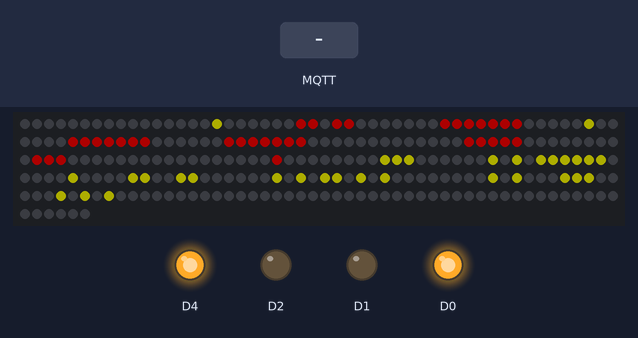
A sketch run on a simulated ESP8266 (NodeMCU). Parts: 256 RGB LEDs in strip order, left to right, continuing on the next row, output pins drawn as LEDs (lit = HIGH). The test bench sets the inputs (shaded band). Dim RGB values are drawn brighter than linear; WiFi joins after 1.5 s; servers stay silent unless stated; no MQTT or app messages arrive unless stated.

Above: at 2.79 s.
2.8 s: MQTT message "Heart" arrives on the first subscribed topic
At 3.5 s:
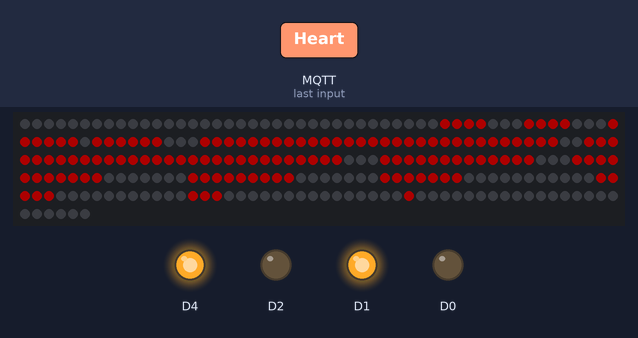
4.3 s: MQTT message "Friendzone" arrives on the first subscribed topic
At 5.2 s:
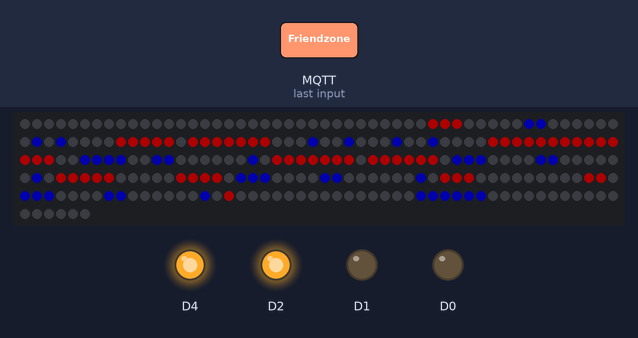
5.8 s: MQTT message "Default" arrives on the first subscribed topic
At 12.8 s:
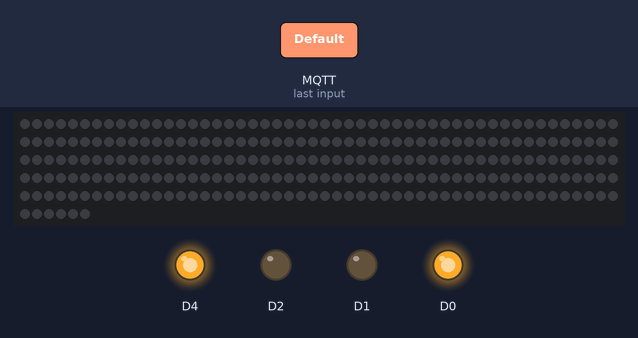
Timing chart, 0 to 14.3 s (numbered marks = the images above; inputs shaded):
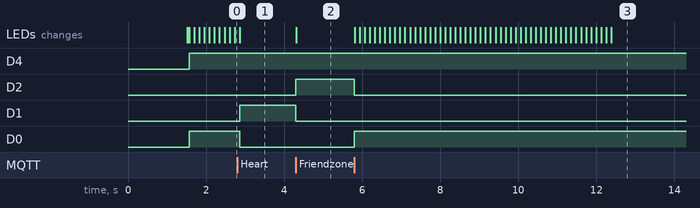

The sketch:

mqtt-ws2812b.ino
```cpp
#include <Adafruit_NeoPixel.h>
#include <ESP8266WiFi.h>
#include <ESP8266WiFiMulti.h>
#include <ESP8266HTTPClient.h>
#include <PubSubClient.h>

#define LED_PIN    D5
#define LED_COUNT 256
#define mqtt_server "broker.hivemq.com"
#define DEFAULT_ROW 16
const uint16_t mqtt_port = 1883;

Adafruit_NeoPixel strip(LED_COUNT, LED_PIN, NEO_GRB + NEO_KHZ800);
ESP8266WiFiMulti WiFiMulti;
WiFiClient espClient;
PubSubClient client(espClient);

class Vecto{
  public:
    int v[256] = { 0 };
  public:
    void setElement(byte i, int j);
    int getElement(byte i);
};
void Vecto::setElement(byte i, int j){
  v[i] = j;
}
int Vecto::getElement(byte i){
  return v[i];
}

class Display{
  public:
    byte row = DEFAULT_ROW;
    byte col = 16;
    int table[DEFAULT_ROW][256] = { 0x000000 };
  public:
    Display();
    Display(byte c);
    void setColumn(byte c);
    void setColor(byte i, byte j, int color);
    void resetColor();
    void decrease();
    Vecto convert();
};
Display::Display(){
  col = 96;
  table[1][1]=0xffff00;
  table[1][2]=0xffff00;
  table[1][3]=0xffff00;
  table[1][4]=0xffff00;
  table[1][5]=0xffff00;
  table[1][6]=0xffff00;
  table[1][7]=0xffff00;
  table[1][9]=0xffff00;
  table[1][16]=0xff0000;
  table[1][17]=0xff0000;
  table[1][19]=0xff0000;
  table[1][20]=0xff0000;
  table[1][45]=0xff0000;
  table[1][46]=0xff0000;
  table[1][48]=0xff0000;
  table[1][49]=0xff0000;
  table[2][4]=0xffff00;
  table[2][9]=0xffff00;
  table[2][15]=0xff0000;
  table[2][16]=0xff0000;
  table[2][17]=0xff0000;
  table[2][18]=0xff0000;
  table[2][19]=0xff0000;
  table[2][20]=0xff0000;
  table[2][21]=0xff0000;
  table[2][44]=0xff0000;
  table[2][45]=0xff0000;
  table[2][46]=0xff0000;
  table[2][47]=0xff0000;
  table[2][48]=0xff0000;
  table[2][49]=0xff0000;
  table[2][50]=0xff0000;
  table[3][4]=0xffff00;
  table[3][8]=0xffff00;
  table[3][15]=0xff0000;
  table[3][16]=0xff0000;
  table[3][17]=0xff0000;
  table[3][18]=0xff0000;
  table[3][19]=0xff0000;
  table[3][20]=0xff0000;
  table[3][21]=0xff0000;
  table[3][34]=0xffff00;
  table[3][44]=0xff0000;
  table[3][45]=0xff0000;
  table[3][46]=0xff0000;
  table[3][47]=0xff0000;
  table[3][48]=0xff0000;
  table[3][49]=0xff0000;
  table[3][50]=0xff0000;
  table[3][54]=0xffff00;
  table[4][4]=0xffff00;
  table[4][15]=0xff0000;
  table[4][16]=0xff0000;
  table[4][17]=0xff0000;
  table[4][18]=0xff0000;
  table[4][19]=0xff0000;
  table[4][20]=0xff0000;
  table[4][21]=0xff0000;
  table[4][34]=0xffff00;
  table[4][44]=0xff0000;
  table[4][45]=0xff0000;
  table[4][46]=0xff0000;
  table[4][47]=0xff0000;
  table[4][48]=0xff0000;
  table[4][49]=0xff0000;
  table[4][50]=0xff0000;
  table[4][54]=0xffff00;
  table[5][4]=0xffff00;
  table[5][16]=0xff0000;
  table[5][17]=0xff0000;
  table[5][18]=0xff0000;
  table[5][19]=0xff0000;
  table[5][20]=0xff0000;
  table[5][34]=0xffff00;
  table[5][45]=0xff0000;
  table[5][46]=0xff0000;
  table[5][47]=0xff0000;
  table[5][48]=0xff0000;
  table[5][49]=0xff0000;
  table[5][54]=0xffff00;
  table[6][4]=0xffff00;
  table[6][17]=0xff0000;
  table[6][18]=0xff0000;
  table[6][19]=0xff0000;
  table[6][34]=0xffff00;
  table[6][46]=0xff0000;
  table[6][47]=0xff0000;
  table[6][48]=0xff0000;
  table[6][54]=0xffff00;
  table[7][4]=0xffff00;
  table[7][18]=0xff0000;
  table[7][34]=0xffff00;
  table[7][47]=0xff0000;
  table[7][54]=0xffff00;
  table[8][4]=0xffff00;
  table[8][9]=0xffff00;
  table[8][11]=0xffff00;
  table[8][13]=0xffff00;
  table[8][20]=0xffff00;
  table[8][21]=0xffff00;
  table[8][22]=0xffff00;
  table[8][25]=0xffff00;
  table[8][26]=0xffff00;
  table[8][27]=0xffff00;
  table[8][34]=0xffff00;
  table[8][37]=0xffff00;
  table[8][38]=0xffff00;
  table[8][39]=0xffff00;
  table[8][42]=0xffff00;
  table[8][44]=0xffff00;
  table[8][45]=0xffff00;
  table[8][49]=0xffff00;
  table[8][50]=0xffff00;
  table[8][51]=0xffff00;
  table[8][54]=0xffff00;
  table[8][56]=0xffff00;
  table[8][60]=0xffff00;
  table[9][4]=0xffff00;
  table[9][9]=0xffff00;
  table[9][10]=0xffff00;
  table[9][11]=0xffff00;
  table[9][12]=0xffff00;
  table[9][13]=0xffff00;
  table[9][19]=0xffff00;
  table[9][24]=0xffff00;
  table[9][28]=0xffff00;
  table[9][34]=0xffff00;
  table[9][36]=0xffff00;
  table[9][40]=0xffff00;
  table[9][42]=0xffff00;
  table[9][43]=0xffff00;
  table[9][46]=0xffff00;
  table[9][48]=0xffff00;
  table[9][52]=0xffff00;
  table[9][54]=0xffff00;
  table[9][56]=0xffff00;
  table[9][60]=0xffff00;
  table[10][4]=0xffff00;
  table[10][9]=0xffff00;
  table[10][11]=0xffff00;
  table[10][13]=0xffff00;
  table[10][20]=0xffff00;
  table[10][21]=0xffff00;
  table[10][24]=0xffff00;
  table[10][28]=0xffff00;
  table[10][34]=0xffff00;
  table[10][36]=0xffff00;
  table[10][40]=0xffff00;
  table[10][42]=0xffff00;
  table[10][46]=0xffff00;
  table[10][48]=0xffff00;
  table[10][49]=0xffff00;
  table[10][50]=0xffff00;
  table[10][51]=0xffff00;
  table[10][54]=0xffff00;
  table[10][56]=0xffff00;
  table[10][60]=0xffff00;
  table[11][4]=0xffff00;
  table[11][9]=0xffff00;
  table[11][11]=0xffff00;
  table[11][13]=0xffff00;
  table[11][22]=0xffff00;
  table[11][24]=0xffff00;
  table[11][28]=0xffff00;
  table[11][34]=0xffff00;
  table[11][36]=0xffff00;
  table[11][40]=0xffff00;
  table[11][42]=0xffff00;
  table[11][46]=0xffff00;
  table[11][48]=0xffff00;
  table[11][54]=0xffff00;
  table[11][56]=0xffff00;
  table[11][60]=0xffff00;
  table[12][1]=0xffff00;
  table[12][2]=0xffff00;
  table[12][3]=0xffff00;
  table[12][4]=0xffff00;
  table[12][5]=0xffff00;
  table[12][6]=0xffff00;
  table[12][7]=0xffff00;
  table[12][9]=0xffff00;
  table[12][11]=0xffff00;
  table[12][13]=0xffff00;
  table[12][19]=0xffff00;
  table[12][20]=0xffff00;
  table[12][21]=0xffff00;
  table[12][25]=0xffff00;
  table[12][26]=0xffff00;
  table[12][27]=0xffff00;
  table[12][34]=0xffff00;
  table[12][37]=0xffff00;
  table[12][38]=0xffff00;
  table[12][39]=0xffff00;
  table[12][42]=0xffff00;
  table[12][46]=0xffff00;
  table[12][49]=0xffff00;
  table[12][50]=0xffff00;
  table[12][51]=0xffff00;
  table[12][52]=0xffff00;
  table[12][54]=0xffff00;
  table[12][57]=0xffff00;
  table[12][58]=0xffff00;
  table[12][59]=0xffff00;
  table[12][60]=0xffff00;
  table[13][60]=0xffff00;
  table[14][56]=0xffff00;
  table[14][60]=0xffff00;
  table[15][57]=0xffff00;
  table[15][58]=0xffff00;
  table[15][59]=0xffff00;
}
Display::Display(byte c){
  col = c;
}
void Display::setColumn(byte c){
  if (c>256){
    String alert = "Out of column range";
  }else col = c;
}
void Display::setColor(byte i, byte j, int color){
  table[i][j] = color;
}
void Display::resetColor(){
  for (byte i=0; i<row; i++)
    for (byte j=0; j<col; j++) table[i][j] = 0x000000;
}
void Display::decrease(){
  int tmp[16];
  for (byte i=0; i<row; i++) tmp[i] = table[i][0];
  for (byte j=1; j<col; j++)
    for (byte i=0; i<row; i++) table[i][j-1] = table[i][j];
  for (byte i=0; i<row; i++) table[i][col-1] = tmp[i];
}
Vecto Display::convert(){
  Vecto v;
  for (byte i=0; i<16; i++)
    for (byte j=0; j<16; j++)
      if (i%2==0) v.setElement(16*i+j,table[i][15-j]);
      else v.setElement(16*i+j,table[i][j]);
  return v;
}

void textWipe(Vecto v) {
  for (short i=0; i<=255; i++){
    int rgb = v.getElement(i);

    int red = rgb >> 16 ;
    int green = (rgb & 0x00ff00) >> 8;
    int blue = (rgb & 0x0000ff);

    rgb = 0;

    rgb |= red <<16;
    rgb |= blue <<8;
    rgb |= green;
    strip.setPixelColor(i, strip.Color(red, green, blue));
  }
  strip.show();
}

void setup_wifi(){
  WiFiMulti.addAP("Darkin_Wifi", "11042003");
  WiFiMulti.addAP("Darkin_Phone", "11042003");
  while(WiFiMulti.run() != WL_CONNECTED) {
      delay(500);
      for (int i=0; i<10; i++){
        digitalWrite(D4, HIGH);
        delay(500);
        digitalWrite(D4, LOW);
        delay(500);
      }
  }
}

byte count;
byte func = 0;
bool flagRecievedData[21] = { false };

void callback(char* topic, byte* payload, unsigned int length)
{
  char output[length] = "";
  for (int i = 0; i < length; i++){
    output[i] = (char)payload[i];
  }
  String oStr = String(output);
  if (oStr.indexOf("Default")!=-1){
    func = 0;
  }
  if (oStr.indexOf("Heart")!=-1){
    func = 1;
  }
  if (oStr.indexOf("Friendzone")!=-1){
    func = 2;
  }

}
void reconnect()
{
  while (!client.connected())
  {
    if (client.connect("ESP8266_id1","espData",0,0,"offline")){
      client.subscribe("colorData", 0);
    }else{
      for (byte i=0; i<20; i++){
        digitalWrite(D4, HIGH);
        delay(200);
        digitalWrite(D4, LOW);
        delay(200);
      }
      delay(2000);
    }
  }
}

void setup() {
  pinMode(D0, OUTPUT);
  pinMode(D1, OUTPUT);
  pinMode(D2, OUTPUT);
  pinMode(D4, OUTPUT);
  setup_wifi();

  client.setServer(mqtt_server, mqtt_port);
  client.setCallback(callback);

  strip.begin();
  strip.show();
  strip.setBrightness(50);

  strip.setPixelColor(0, strip.Color(255, 0, 0));
  strip.show();

}
Display d0,d1(16); //FIXED BUG FROM DESTROYING OBJECT

void loop() {
  if (!client.connected()){
    reconnect();
  }
  client.loop();

  switch (func){
    case 0:
      if (!flagRecievedData[0]){
        digitalWrite(D0, HIGH);
        digitalWrite(D1, LOW);
        digitalWrite(D2, LOW);
        digitalWrite(D4, HIGH);
        flagRecievedData[0] = true;
        flagRecievedData[1] = false;
        flagRecievedData[2] = false;
      }
      break;
    case 1:
      if (!flagRecievedData[1]){
        digitalWrite(D1, HIGH);
        digitalWrite(D0, LOW);
        digitalWrite(D2, LOW);
        digitalWrite(D4, HIGH);
        flagRecievedData[1] = true;
        flagRecievedData[0] = false;
        flagRecievedData[2] = false;

        d1.resetColor();
        d1.setColor(2,2,0xff0000);
        d1.setColor(2,3,0xff0000);
        d1.setColor(2,4,0xff0000);
        d1.setColor(2,5,0xff0000);
        d1.setColor(2,9,0xff0000);
        d1.setColor(2,10,0xff0000);
        d1.setColor(2,11,0xff0000);
        d1.setColor(2,12,0xff0000);
        d1.setColor(3,1,0xff0000);
        d1.setColor(3,2,0xff0000);
        d1.setColor(3,3,0xff0000);
        d1.setColor(3,4,0xff0000);
        d1.setColor(3,5,0xff0000);
        d1.setColor(3,6,0xff0000);
        d1.setColor(3,8,0xff0000);
        d1.setColor(3,9,0xff0000);
        d1.setColor(3,10,0xff0000);
        d1.setColor(3,11,0xff0000);
        d1.setColor(3,12,0xff0000);
        d1.setColor(3,13,0xff0000);
        d1.setColor(4,0,0xff0000);
        d1.setColor(4,1,0xff0000);
        d1.setColor(4,2,0xff0000);
        d1.setColor(4,3,0xff0000);
        d1.setColor(4,4,0xff0000);
        d1.setColor(4,5,0xff0000);
        d1.setColor(4,6,0xff0000);
        d1.setColor(4,7,0xff0000);
        d1.setColor(4,8,0xff0000);
        d1.setColor(4,9,0xff0000);
        d1.setColor(4,10,0xff0000);
        d1.setColor(4,11,0xff0000);
        d1.setColor(4,12,0xff0000);
        d1.setColor(4,13,0xff0000);
        d1.setColor(4,14,0xff0000);
        d1.setColor(5,0,0xff0000);
        d1.setColor(5,1,0xff0000);
        d1.setColor(5,2,0xff0000);
        d1.setColor(5,3,0xff0000);
        d1.setColor(5,4,0xff0000);
        d1.setColor(5,5,0xff0000);
        d1.setColor(5,6,0xff0000);
        d1.setColor(5,7,0xff0000);
        d1.setColor(5,8,0xff0000);
        d1.setColor(5,9,0xff0000);
        d1.setColor(5,10,0xff0000);
        d1.setColor(5,11,0xff0000);
        d1.setColor(5,12,0xff0000);
        d1.setColor(5,13,0xff0000);
        d1.setColor(5,14,0xff0000);
        d1.setColor(6,0,0xff0000);
        d1.setColor(6,1,0xff0000);
        d1.setColor(6,2,0xff0000);
        d1.setColor(6,3,0xff0000);
        d1.setColor(6,4,0xff0000);
        d1.setColor(6,5,0xff0000);
        d1.setColor(6,6,0xff0000);
        d1.setColor(6,7,0xff0000);
        d1.setColor(6,8,0xff0000);
        d1.setColor(6,9,0xff0000);
        d1.setColor(6,10,0xff0000);
        d1.setColor(6,11,0xff0000);
        d1.setColor(6,12,0xff0000);
        d1.setColor(6,13,0xff0000);
        d1.setColor(6,14,0xff0000);
        d1.setColor(7,0,0xff0000);
        d1.setColor(7,1,0xff0000);
        d1.setColor(7,2,0xff0000);
        d1.setColor(7,3,0xff0000);
        d1.setColor(7,4,0xff0000);
        d1.setColor(7,5,0xff0000);
        d1.setColor(7,6,0xff0000);
        d1.setColor(7,7,0xff0000);
        d1.setColor(7,8,0xff0000);
        d1.setColor(7,9,0xff0000);
        d1.setColor(7,10,0xff0000);
        d1.setColor(7,11,0xff0000);
        d1.setColor(7,12,0xff0000);
        d1.setColor(7,13,0xff0000);
        d1.setColor(7,14,0xff0000);
        d1.setColor(8,1,0xff0000);
        d1.setColor(8,2,0xff0000);
        d1.setColor(8,3,0xff0000);
        d1.setColor(8,4,0xff0000);
        d1.setColor(8,5,0xff0000);
        d1.setColor(8,6,0xff0000);
        d1.setColor(8,7,0xff0000);
        d1.setColor(8,8,0xff0000);
        d1.setColor(8,9,0xff0000);
        d1.setColor(8,10,0xff0000);
        d1.setColor(8,11,0xff0000);
        d1.setColor(8,12,0xff0000);
        d1.setColor(8,13,0xff0000);
        d1.setColor(9,2,0xff0000);
        d1.setColor(9,3,0xff0000);
        d1.setColor(9,4,0xff0000);
        d1.setColor(9,5,0xff0000);
        d1.setColor(9,6,0xff0000);
        d1.setColor(9,7,0xff0000);
        d1.setColor(9,8,0xff0000);
        d1.setColor(9,9,0xff0000);
        d1.setColor(9,10,0xff0000);
        d1.setColor(9,11,0xff0000);
        d1.setColor(9,12,0xff0000);
        d1.setColor(10,3,0xff0000);
        d1.setColor(10,4,0xff0000);
        d1.setColor(10,5,0xff0000);
        d1.setColor(10,6,0xff0000);
        d1.setColor(10,7,0xff0000);
        d1.setColor(10,8,0xff0000);
        d1.setColor(10,9,0xff0000);
        d1.setColor(10,10,0xff0000);
        d1.setColor(10,11,0xff0000);
        d1.setColor(11,4,0xff0000);
        d1.setColor(11,5,0xff0000);
        d1.setColor(11,6,0xff0000);
        d1.setColor(11,7,0xff0000);
        d1.setColor(11,8,0xff0000);
        d1.setColor(11,9,0xff0000);
        d1.setColor(11,10,0xff0000);
        d1.setColor(12,5,0xff0000);
        d1.setColor(12,6,0xff0000);
        d1.setColor(12,7,0xff0000);
        d1.setColor(12,8,0xff0000);
        d1.setColor(12,9,0xff0000);
        d1.setColor(13,6,0xff0000);
        d1.setColor(13,7,0xff0000);
        d1.setColor(13,8,0xff0000);
        d1.setColor(14,7,0xff0000);
        Vecto arr1 = d1.convert();
        textWipe(arr1);
      }
      break;
    case 2:
      if (!flagRecievedData[2]){
        digitalWrite(D2, HIGH);
        digitalWrite(D0, LOW);
        digitalWrite(D1, LOW);
        digitalWrite(D4, HIGH);
        flagRecievedData[2] = true;
        flagRecievedData[0] = false;
        flagRecievedData[1] = false;

        d1.resetColor();
        d1.setColor(2,4,0x0000ff);
        d1.setColor(2,5,0x0000ff);
        d1.setColor(2,11,0xff0000);
        d1.setColor(2,12,0xff0000);
        d1.setColor(2,13,0xff0000);
        d1.setColor(3,3,0x0000ff);
        d1.setColor(3,5,0x0000ff);
        d1.setColor(3,10,0xff0000);
        d1.setColor(3,11,0xff0000);
        d1.setColor(3,12,0xff0000);
        d1.setColor(3,13,0xff0000);
        d1.setColor(3,14,0xff0000);
        d1.setColor(4,2,0x0000ff);
        d1.setColor(4,5,0x0000ff);
        d1.setColor(4,9,0xff0000);
        d1.setColor(4,10,0xff0000);
        d1.setColor(4,11,0xff0000);
        d1.setColor(4,12,0xff0000);
        d1.setColor(4,13,0xff0000);
        d1.setColor(4,14,0xff0000);
        d1.setColor(4,15,0xff0000);
        d1.setColor(5,1,0x0000ff);
        d1.setColor(5,4,0x0000ff);
        d1.setColor(5,9,0xff0000);
        d1.setColor(5,10,0xff0000);
        d1.setColor(5,11,0xff0000);
        d1.setColor(5,12,0xff0000);
        d1.setColor(5,13,0xff0000);
        d1.setColor(5,14,0xff0000);
        d1.setColor(5,15,0xff0000);
        d1.setColor(6,0,0x0000ff);
        d1.setColor(6,3,0x0000ff);
        d1.setColor(6,4,0x0000ff);
        d1.setColor(6,5,0x0000ff);
        d1.setColor(6,6,0x0000ff);
        d1.setColor(6,9,0xff0000);
        d1.setColor(6,10,0xff0000);
        d1.setColor(6,11,0xff0000);
        d1.setColor(6,12,0xff0000);
        d1.setColor(6,13,0xff0000);
        d1.setColor(6,14,0xff0000);
        d1.setColor(6,15,0xff0000);
        d1.setColor(7,0,0x0000ff);
        d1.setColor(7,7,0x0000ff);
        d1.setColor(7,9,0xff0000);
        d1.setColor(7,10,0xff0000);
        d1.setColor(7,11,0xff0000);
        d1.setColor(7,12,0xff0000);
        d1.setColor(7,13,0xff0000);
        d1.setColor(7,14,0xff0000);
        d1.setColor(7,15,0xff0000);
        d1.setColor(8,0,0x0000ff);
        d1.setColor(8,5,0x0000ff);
        d1.setColor(8,6,0x0000ff);
        d1.setColor(8,7,0x0000ff);
        d1.setColor(8,9,0xff0000);
        d1.setColor(8,10,0xff0000);
        d1.setColor(8,11,0xff0000);
        d1.setColor(8,12,0xff0000);
        d1.setColor(8,13,0xff0000);
        d1.setColor(8,14,0xff0000);
        d1.setColor(9,0,0x0000ff);
        d1.setColor(9,7,0x0000ff);
        d1.setColor(9,9,0xff0000);
        d1.setColor(9,10,0xff0000);
        d1.setColor(9,11,0xff0000);
        d1.setColor(9,12,0xff0000);
        d1.setColor(9,13,0xff0000);
        d1.setColor(10,0,0x0000ff);
        d1.setColor(10,5,0x0000ff);
        d1.setColor(10,6,0x0000ff);
        d1.setColor(10,7,0x0000ff);
        d1.setColor(10,9,0xff0000);
        d1.setColor(10,10,0xff0000);
        d1.setColor(10,11,0xff0000);
        d1.setColor(10,12,0xff0000);
        d1.setColor(11,0,0x0000ff);
        d1.setColor(11,7,0x0000ff);
        d1.setColor(11,9,0xff0000);
        d1.setColor(11,10,0xff0000);
        d1.setColor(11,11,0xff0000);
        d1.setColor(12,0,0x0000ff);
        d1.setColor(12,5,0x0000ff);
        d1.setColor(12,6,0x0000ff);
        d1.setColor(12,7,0x0000ff);
        d1.setColor(12,9,0xff0000);
        d1.setColor(12,10,0xff0000);
        d1.setColor(13,0,0x0000ff);
        d1.setColor(13,7,0x0000ff);
        d1.setColor(13,9,0xff0000);
        d1.setColor(14,1,0x0000ff);
        d1.setColor(14,2,0x0000ff);
        d1.setColor(14,3,0x0000ff);
        d1.setColor(14,4,0x0000ff);
        d1.setColor(14,5,0x0000ff);
        d1.setColor(14,6,0x0000ff);
        Vecto arr1 = d1.convert();
        textWipe(arr1);
      }
      break;
    default:
      {
        digitalWrite(D4, LOW);
        digitalWrite(D0, LOW);
        digitalWrite(D1, LOW);
        digitalWrite(D2, LOW);
      }
      break;
  }
  if (func == 0){
    Vecto arr0 = d0.convert();
    textWipe(arr0);
    delay(120);
    d0.decrease();
    count++;
    if (count==96){
      count=0;
    }
  }
}
```

Measured:
- after the input at 2.8 s, D1: LOW → HIGH after 0.06 s; D0: HIGH → LOW after 0.06 s; the LEDs: change after 0.06 s (image 1)
- after the input at 4.3 s, D2: LOW → HIGH at once; D1: HIGH → LOW at once; the LEDs: change at once (image 2)
- after the input at 5.8 s, D2: HIGH → LOW at once; D0: LOW → HIGH at once; the LEDs: first change at once (image 3 shows a later state)
